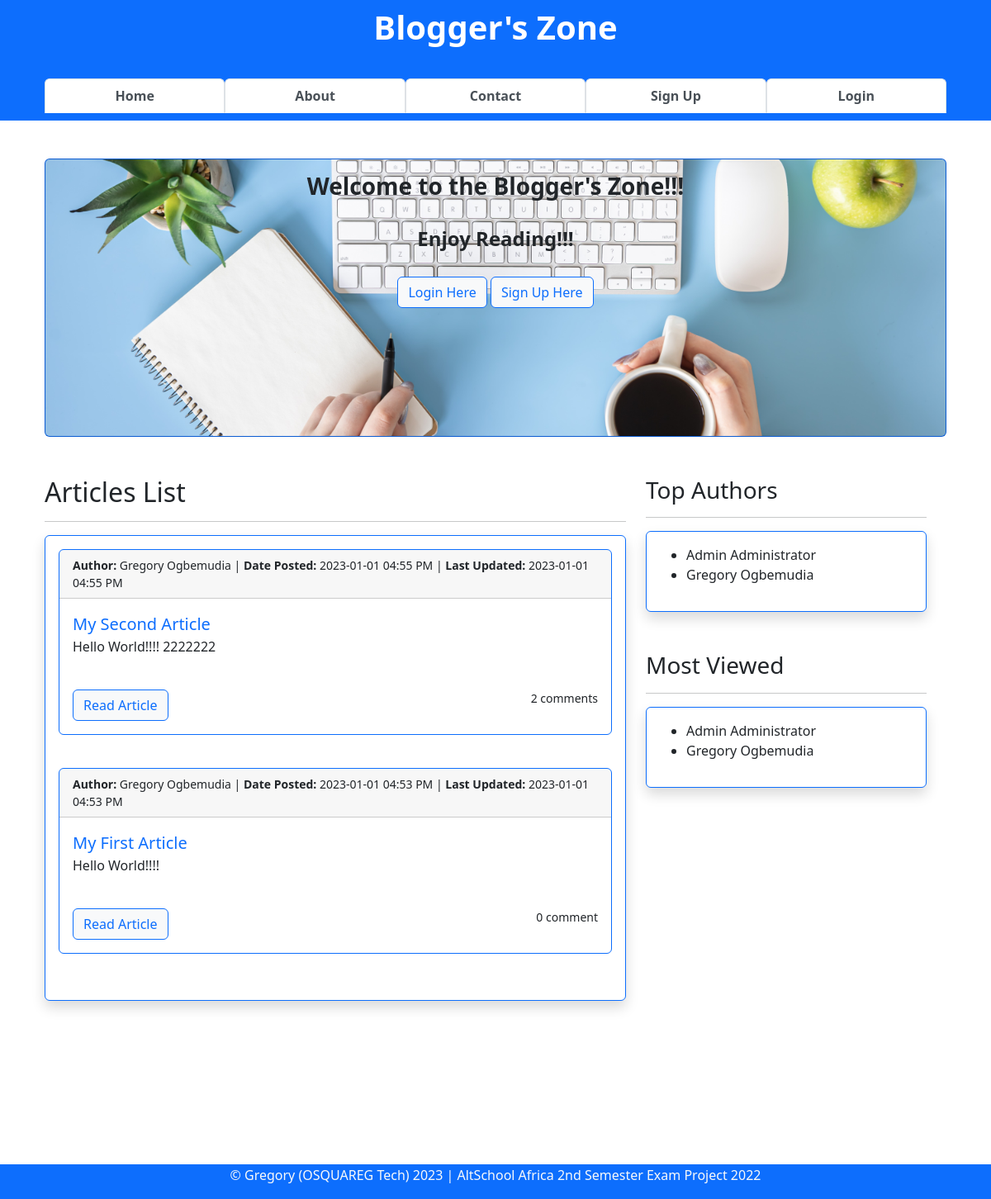
The page / on the database its author committed.
### app/models.py (models this page shows, shortened)
class Article(db.Model):
    __tablename__ = "articles"
    id = db.Column(db.Integer, primary_key=True)
    title = db.Column(db.String(255), nullable=False)
    content = db.Column(db.Text, nullable=False)
    date_posted = db.Column(db.DateTime, default=datetime.utcnow)
    slug = db.Column(db.String(20))
    is_draft = db.Column(db.Boolean, default=False, nullable=False)
    last_updated_on = db.Column(db.DateTime, default=datetime.utcnow)
    author_id = db.Column(db.Integer, db.ForeignKey("users.id"))
    comments = db.relationship("Comment", backref="articles")
    likes = db.relationship("ArticleLike", backref="articles")

class User(db.Model, UserMixin):
    __tablename__ = "users"
    id = db.Column(db.Integer, primary_key=True)
    firstname = db.Column(db.String(255), nullable=False)
    lastname = db.Column(db.String(255), nullable=False)
    username = db.Column(db.String(25), nullable=False, unique=True)
    email = db.Column(db.Text(150), nullable=False, unique=True)
    password_hash = db.Column(db.Text(255), nullable=False, unique=True)
    about_author = db.Column(db.Text(), nullable=True)
    date_joined = db.Column(db.DateTime, default=datetime.utcnow)
    is_active = db.Column(db.Boolean, default=True)
    is_admin = db.Column(db.Boolean, default=False)
    articles = db.relationship("Article", backref="author")
    comments = db.relationship("Comment", backref="commenter")
    article_likes = db.relationship("ArticleLike", backref="art_liker")
    comment_likes = db.relationship("CommentLike", backref="com_liker")

### app/general/general.py (the view)
@blueprint.route("/")
def index():
    articles = db.session.query(Article).\
        filter(Article.is_draft == False).\
        order_by(Article.date_posted.desc()).all()
    authors = db.session.query(User).order_by(User.id).all
    comments = db.session.query(Article.id.label("article_id"), func.count(Comment.comment).label("count")).\
        outerjoin(Comment, Comment.article_id == Article.id).\
        group_by(Article.id).all()
    context = {
        "articles": articles,
        "authors": authors,
        "comments": comments
    }
    return render_template("index.html", **context)

### app/general/templates/index.html (shortened to what this page needs)
{% extends 'base.html' %}
{% block content %}
<div class="container">
    <div id="container carouselExampleSlidesOnly" class="carousel slide carousel-fade bg-primary card text-bg-dark"
        data-bs-ride="carousel">
        <center class="card-img-overlay">
            <div class="container text-dark">
                {% if current_user.is_authenticated %}
                <h3 data-animation="fadeInUp"><b>Welcome {{ current_user.firstname }},</b></h3>
                <small class="mb-1"><i><b>You are logged in!!!</b></i></small>
                {% else %}
                <h3><b>Welcome to the Blogger's Zone!!!</b></h3>
                {% endif %}
            </div>
            <div class="carousel-inner">
                <br>
                <div class="carousel-item active text-dark">
                    <h4><b>Enjoy Reading!!!</b></h4>
                </div>
            </div>
            <br>
            <div class="container">
                {% if current_user.is_authenticated %}
                <a href="{{ url_for('article.create_article') }}"
                    class="btn btn-light btn-outline-primary mb-2 border border-primary">Create New Article</a>
                <a href="{{ url_for('user.dashboard') }}"
                    class="btn btn-light btn-outline-primary mb-2 border border-primary">Your Dashboard</a>
                <br>
                {% else %}
                <a href="{{ url_for('auth.login') }}"
                    class="btn btn-light btn-outline-primary border border-primary">Login
                    Here</a>
                <a href="{{ url_for('auth.sign_up') }}"
                    class="btn btn-light btn-outline-primary border border-primary">Sign
                    Up Here</a>
                <br>
                {% endif %}
            </div>
        </center>
    </div>
</div>
<br><br>
<div class="container row">
    <div class="container col-8">
        <div>
            <h2>Articles List</h2>
        </div>
        <hr>
        <div class="shadow p-3 mb-5 bg-body rounded border border-primary" style="height: auto">
            {% for article in articles %}
            <div class="card border-primary mb-3">
                <small class="card-header">
                    <strong>Author:</strong> {{ article.author.firstname }} {{ article.author.lastname }} |
                    <strong>Date Posted:</strong> {{ article.date_posted.strftime('%Y-%m-%d %I:%M %p') }} |
                    <strong>Last Updated:</strong> {{ article.last_updated_on.strftime('%Y-%m-%d %I:%M %p') }}
                </small>
                <div class="card-body">
                    <a class="fs-5 text-decoration-none"
                        href="{{ url_for('article.view_article', id=article.id) }}">{{ article.title }}</a>
                    <div>
                        <p>{{ article.content | striptags() | truncate(255) }}</p>
                    </div><br>
                    <div>
                        <a href="{{ url_for('article.view_article', id=article.id) }}"
                            class="btn btn-light btn-outline-primary border border-primary">Read Article</a>
                        <small class="float-end">
                            {% for comment in comments %}
                            {% if comment.article_id == article.id %}
                            {% if comment.count > 1 %}
                            {{ comment.count }} comments
                            {% else %}
                            {{ comment.count }} comment
                            {% endif %}
                            {% endif %}
                            {% endfor %}
                        </small>
                    </div>
                </div>
            </div>
            <br>
            {% endfor %}
        </div>
    </div>
    <div class="container col-4">
        <div>
            <div>
                <h3 id="jump-to-authors-list">Top Authors</h3>
                <hr>
            </div>
            <div class="shadow p-3 mb-5 bg-body rounded border border-primary" style="height: auto">
                <ul>
                    {% for author in authors() %}
                    <li>{{ author.firstname }} {{ author.lastname }}</li>
                    {% endfor %}
                </ul>
            </div>
        </div>
        <div>
            <div>
                <h3 id="jump-to-authors-list">Most Viewed</h3>
                <hr>
            </div>
            <div class="shadow p-3 mb-5 bg-body rounded border border-primary" style="height: auto">
                <ul>
                    {% for author in authors() %}
                    <li>{{ author.firstname }} {{ author.lastname }}</li>
                    {% endfor %}
                </ul>
            </div>
        </div>
    </div>
</div>
{% endblock content %}

### app/templates/base.html (shortened to what this page needs)
<!DOCTYPE html>
<html lang="en">
<head>
    <link rel="stylesheet" href="{{url_for('static',filename='style.css')}}">
    <link href="https://cdn.jsdelivr.net/npm/bootstrap@5.2.2/dist/css/bootstrap.min.css" rel="stylesheet">
    <link rel="stylesheet" href="{{url_for('static', filename='content-styles.css')}}" type="text/css">
</head>
<body onload="openPage('Published', this, 'rgb(0, 89, 250)', 'white')">
    <nav class="navbar navbar-light fixed-top text-lg-center bg-primary border border-primary" style="background-color: #e3f2fd;">
        <div class="container container-sm">
            <div class="container">
                <a class="navbar-brand" href="{{url_for('general.index')}}">
                    <h1 class="text-white"><b>Blogger's Zone</b></h1>
                </a>
            </div>
            <div class="container">
                <ul class="nav navbar-dark nav-tabs nav-justified">
                    <li class="nav-item">
                        <a class="nav-link active " href="{{url_for('general.index')}}"><b>Home</b></a>
                    </li>
                    <li class="nav-item">
                        <a class="nav-link active" href="{{ url_for('general.about') }}"><b>About</b></a>
                    </li>
                    <li class="nav-item">
                        <a class="nav-link active" href="{{ url_for('general.message') }}"><b>Contact</b></a>
                    </li>
                    {% if current_user.is_authenticated %}
                    <li class="nav-item">
                        <a class="nav-link active" href="{{url_for('user.dashboard')}}"><b>Dashboard</b></a>
                    </li>
                    {% if current_user.is_admin %}
                    <li class="nav-item">
                        <a class="nav-link active" href="{{url_for('admin-users.admin')}}"><b>Admin</b></a>
                    </li>
                    {% endif %}
                    <li class="nav-item">
                        <a class="nav-link active" href="{{ url_for('auth.logout') }}"><b>Logout</b></a>
                    </li>
                    <li class="nav-item">
                        <small class="align-bottom"><b class="text-end">Hi, {{current_user.firstname}} 🤚</b></small>
                    </li>
                    {% else %}
                    <li class="nav-item">
                        <a class="nav-link active" href="{{url_for('auth.sign_up')}}"><b>Sign Up</b></a>
                    </li>
                    <li class="nav-item">
                        <a class="nav-link active" href="{{url_for('auth.login')}}"><b>Login</b></a>
                    </li>
                    {% endif %}
                </ul>
            </div>
        </div>
    </nav>
    <main>
        <div><br><br><br><br><br><br><br><br></div>
        <div class="container container-sm container-fluid">
            {% block content %}
            {% endblock content %}
        </div>
        <div><br><br><br><br><br><br><br><br></div>
    </main>
    <div class="text-md-center text-muted bg-primary border border-primary fixed-bottom">
        <footer>
            <p class="text-light">
                &copy Gregory (OSQUAREG Tech)
                <script>document.write(new Date().getFullYear())</script> | AltSchool Africa 2nd Semester Exam Project
                2022
            </p>
        </footer>
    </div>
</body>
</html>

### app/static/style.css (style rules this page uses)
a { text-decoration: none; }

### app/static/content-styles.css (style rules this page uses)
:root { --ck-color-image-caption-background: hsl(0, 0%, 97%); --ck-color-image-caption-text: hsl(0, 0%, 20%); --ck-color-mention-background: hsla(341, 100%, 30%, 0.1); --ck-color-mention-text: hsl(341, 100%, 30%); --ck-color-table-caption-background: hsl(0, 0%, 97%); --ck-color-table-caption-text: hsl(0, 0%, 20%); --ck-highlight-marker-blue: hsl(201, 97%, 72%); --ck-highlight-marker-green: hsl(120, 93%, 68%); --ck-highlight-marker-pink: hsl(345, 96%, 73%); --ck-highlight-marker-yellow: hsl(60, 97%, 73%); --ck-highlight-pen-green: hsl(112, 100%, 27%); --ck-highlight-pen-red: hsl(0, 85%, 49%); --ck-image-style-spacing: 1.5em; --ck-inline-image-style-spacing: calc(var(--ck-image-style-spacing) / 2); --ck-todo-list-checkmark-size: 16px; }

### rows shown on the page
Article: author.firstname "Gregory", author.lastname "Ogbemudia", date_posted "2023-01-01 04:55 PM", last_updated_on "2023-01-01 04:55 PM", title "My Second Article", content "Hello World!!!! 2222222", count "2"
Article: author.firstname "Gregory", author.lastname "Ogbemudia", date_posted "2023-01-01 04:53 PM", last_updated_on "2023-01-01 04:53 PM", title "My First Article", content "Hello World!!!!", count "0"
User: firstname "Admin", lastname "Administrator"
User: firstname "Gregory", lastname "Ogbemudia"
